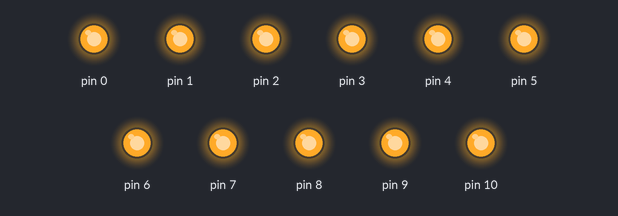
Recording of a sketch running on a simulated Arduino Uno, built with avr-gcc and run on an emulated ATmega328P. Shown: output pins drawn as LEDs (lit = HIGH).

Above: at 0.15 s.
At 2.1 s:
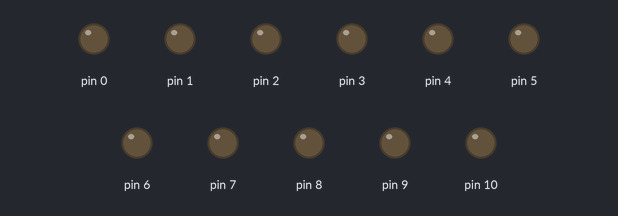
Timing chart, 0 to 3.0 s (numbered marks = the images above):
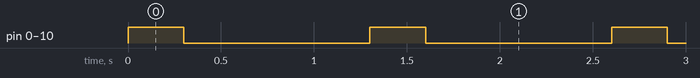

The sketch:

relaycontroller.ino
```cpp
// the setup function runs once when you press reset or power the board
void setup() {
  // initialize digital pin LED_BUILTIN as an output.
  pinMode(0, OUTPUT);
  pinMode(1, OUTPUT);
  pinMode(2, OUTPUT);
  pinMode(3, OUTPUT);
  pinMode(4, OUTPUT);
  pinMode(5, OUTPUT);
  pinMode(6, OUTPUT);
  pinMode(7, OUTPUT);
  pinMode(8, OUTPUT);
  pinMode(9, OUTPUT);
  pinMode(10, OUTPUT);
}

// the loop function runs over and over again forever
void loop() {

  digitalWrite(0, HIGH);
  digitalWrite(1, HIGH);
  digitalWrite(2, HIGH);
  digitalWrite(3, HIGH);
  digitalWrite(4, HIGH);
  digitalWrite(5, HIGH);
  digitalWrite(6, HIGH);
  digitalWrite(7, HIGH);
  digitalWrite(8, HIGH);
  digitalWrite(9, HIGH);
  digitalWrite(10, HIGH);
  delay(300);
  digitalWrite(0, LOW);
  digitalWrite(1, LOW);
  digitalWrite(2, LOW);
  digitalWrite(3, LOW);
  digitalWrite(4, LOW);
  digitalWrite(5, LOW);
  digitalWrite(6, LOW);
  digitalWrite(7, LOW);
  digitalWrite(8, LOW);
  digitalWrite(9, LOW);
  digitalWrite(10, LOW);
  delay(1000);
}
```

Measured:
- by itself, pin 0–10: alternates HIGH for 0.30 s and LOW for 1.0 s
